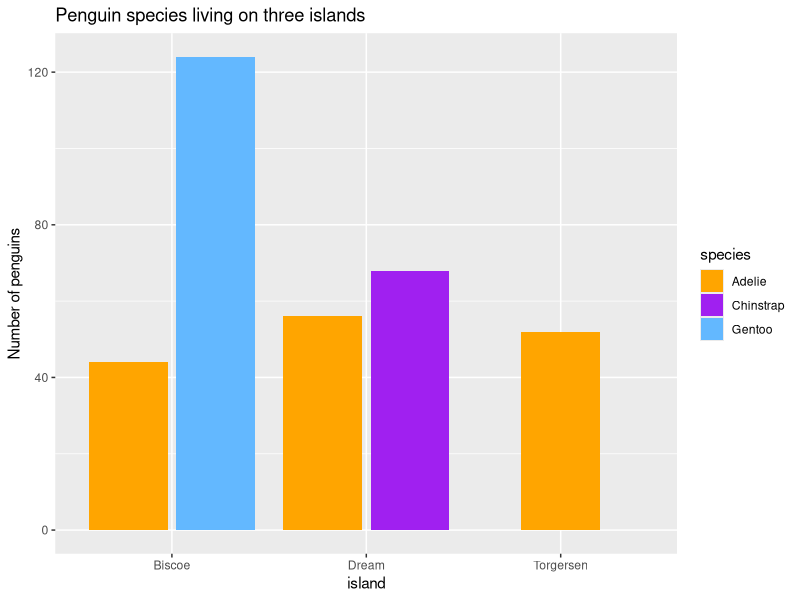
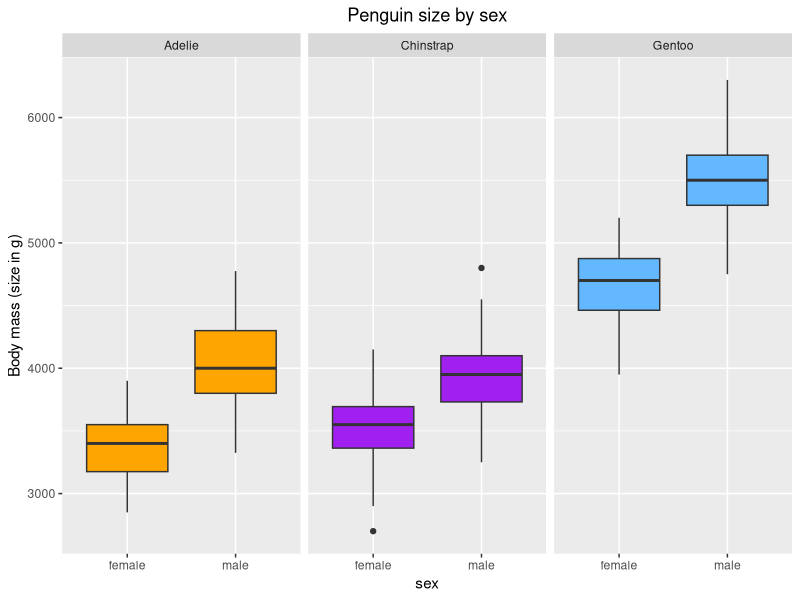

Write R code to recreate these figures, in order.
## ---- chunk 1
install.packages("palmerpenguins")
## ---- chunk 2
library(plyr)
library(palmerpenguins)
data(package = "palmerpenguins")
## ---- chunk 3
str(penguins)
## ---- chunk 4
nspecies <- function(x, value) {
  count <- 0
  for (penguin in 1:length(x)) {
    if (x[penguin] == value) {
      count <- count + 1
    } 
  }
  count
}
nspecies(penguins$species, "Adelie")
nspecies(penguins$species, "Gentoo")
nspecies(penguins$species, "Chinstrap")
## ---- chunk 5
longpico <- penguins$bill_length_mm
profpico <- penguins$bill_depth_mm
longaleta <- penguins$flipper_length_mm
masacorp <- penguins$body_mass_g
## ---- chunk 6
mean(longpico, na.rm = TRUE)
sd(longpico, na.rm = TRUE)
max(longpico, na.rm = TRUE)
min(longpico, na.rm = TRUE)

mean(profpico, na.rm = TRUE)
sd(profpico, na.rm = TRUE)
max(profpico, na.rm = TRUE)
min(profpico, na.rm = TRUE)

mean(longaleta, na.rm = TRUE)
sd(longaleta, na.rm = TRUE)
max(longaleta, na.rm = TRUE)
min(longaleta, na.rm = TRUE)

mean(masacorp, na.rm = TRUE)
sd(masacorp, na.rm = TRUE)
max(masacorp, na.rm = TRUE)
min(masacorp, na.rm = TRUE)

## ---- chunk 7
longpico_all <- list(mean = "mean", sd = "sd", max = "max", min = "min")
sapply(longpico_all, do.call, args = list(longpico, na.rm = TRUE))

profpico_all <- list(mean = "mean", sd = "sd", max = "max", min = "min")
sapply(profpico_all, do.call, args = list(profpico, na.rm = TRUE))

longaleta_all <- list(mean = "mean", sd = "sd", max = "max", min = "min")
sapply(longaleta_all, do.call, args = list(longaleta, na.rm = TRUE))

masacorp_all <- list(mean = "mean", sd = "sd", max = "max", min = "min")
sapply(masacorp_all, do.call, args = list(masacorp, na.rm = TRUE))
## ---- chunk 8
install.packages(c("ggplot2", "readr", "ggThemeAssist", "patchwork", "titanic", "dplyr", "terra", "sf", "ggmap"))
install.packages(c("promises","mime", "cachem"))

c("ggplot2", "readr", "dplyr", "ggThemeAssist", "patchwork", "titanic", "easyclimate", "terra", "sf", "ggmap") %in% rownames(installed.packages())
c("promises","mime", "cachem") %in% rownames(installed.packages())
## ---- chunk 9
library(ggplot2)
library(dplyr)

ggplot(penguins, aes(x = island, fill = species)) +
  geom_bar(position = position_dodge2(preserve = "single")) +
  scale_fill_manual(values = c("orange", "purple", "steelblue1")) +
  ggtitle("Penguin species living on three islands") +
  ylab("Number of penguins")
  
## ---- chunk 10
penguins_complete <- penguins[complete.cases(penguins), ]

ggplot(data = penguins_complete) +
  geom_boxplot(aes(x = sex, y = body_mass_g), 
               fill = c("orange", "orange", "purple", 
                        "purple", "steelblue1", "steelblue1")) +
  facet_wrap(facets = vars(species), ncol = 3) +
  ggtitle("Penguin size by sex") +
  theme(plot.title = element_text(hjust = 0.5)) +
  ylab("Body mass (size in g)")
